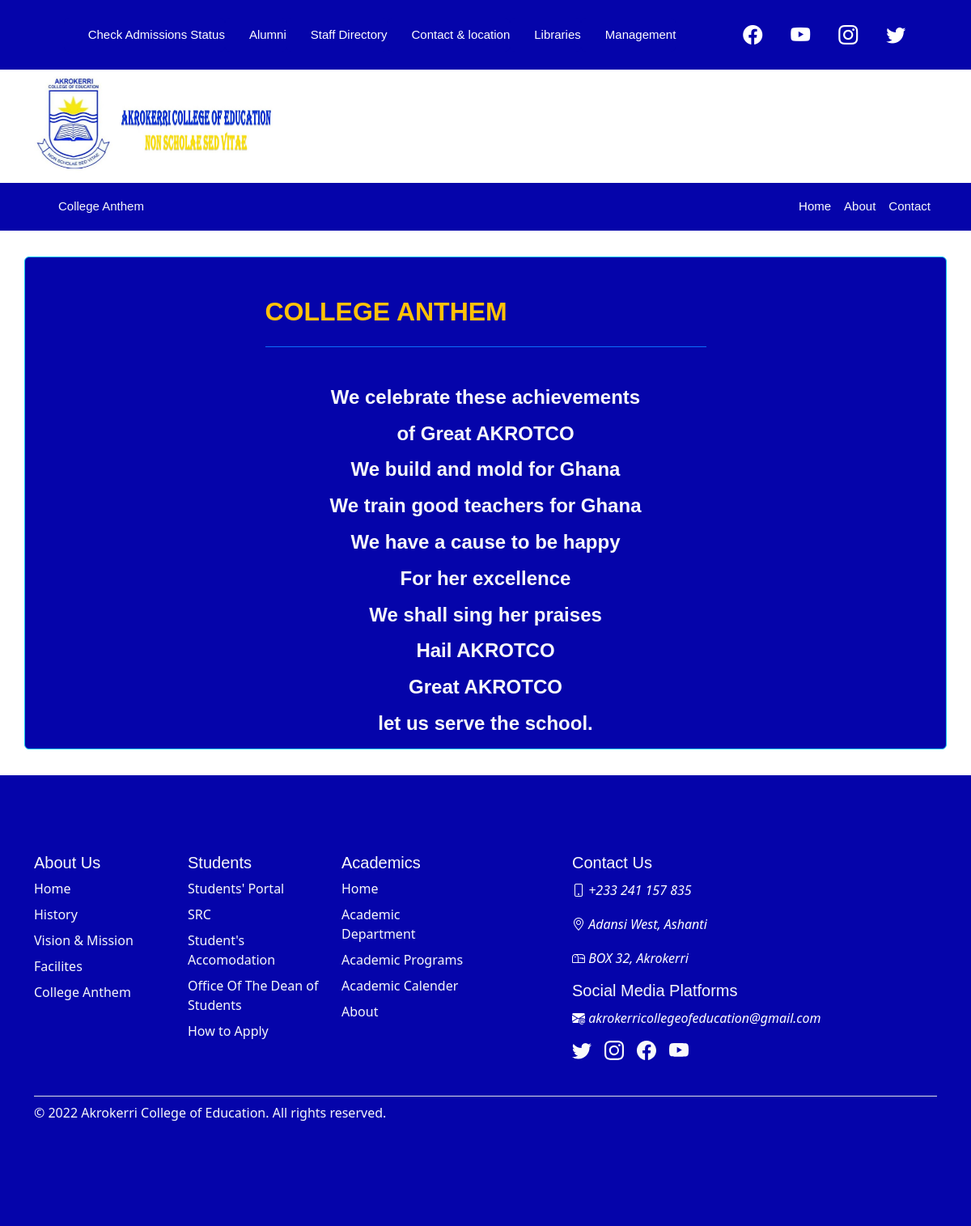
Page /main/anthem on the committed database.
### main/models.py (models this page shows)
class Anthem(models.Model):
    header =models.CharField(max_length=100, null=False, blank=False)
    detail = HTMLField(null=False, blank=False)

### main/views.py (the view)
def anthem(request, *args, **kwargs):
    college_anthem = Anthem.objects.filter(pk=1)[:1].get()
    context = {
        "anthem":college_anthem
    }
    return render(request, 'about/anthem.html',context)

### main/templates/about/anthem.html (shortened to what this page needs)
{% extends 'base.html' %}
{% load static %}
{% block content %}
{% include "home/header.html" %}
 <nav class="navbar navbar-expand-lg navbar-dark bg-col " aria-label="Twelfth navbar example">
    <div class="container">
        <a class="navbar-brand text-light" href="#!">College Anthem</a>
        <div class="collapse navbar-collapse" id="navbarSupportedContent">
            <ul class="navbar-nav ms-auto mb-2 mb-lg-0">
                <li class="nav-item"><a class="nav-link active" aria-current="page" href="#!">Home</a></li>
                <li class="nav-item"><a class="nav-link text-light" href="#!">About</a></li>
                <li class="nav-item"><a class="nav-link text-light" href="#!">Contact</a></li>
            </ul>
        </div>
    </div>
</nav>
<section class="py-3">
    <div class="container my-3">
        <div class="row justify-content-center border border-info bg-col bg-opacity-20 rounded">
            <div class="col-lg-6">
                <h2 class="fw-bold text-warning border-primary border-bottom py-4 my-4">{{anthem.header}}</h2>
                <h5 class=" text-light fs-4 mt-5">{{anthem.detail|safe}}</h5>
            </div>
        </div>
    </div>
</section>
{% endblock content %}

### main/static/desk.css (style rules this page uses)
section { padding: 60px 0; overflow: hidden; }

### main/templates/home/head.html (style rules this page uses)
body { padding-top: 0rem; padding-bottom: 0rem; color: #5a5a5a; }
.nav-link { display: block; padding: var(--bs-nav-link-padding-y) var(--bs-nav-link-padding-x); font-size: var(--bs-nav-link-font-size); font-weight: var(--bs-nav-link-font-weight); color: #0504aa; text-decoration: none; transition: color .15s ease-in-out,background-color .15s ease-in-out,border-color .15s ease-in-out; }
.bg-col { background-color: #0504aa; }
a { color: #0504aa;; text-decoration: none; }
h1, h2, h3, h4, h5, h6 { font-family: "Raleway", sans-serif; }
.navbar ul { align-items: center; }
.navbar a, .navbar a:focus { display: flex; align-items: center; justify-content: space-between; padding: 10px 0 10px 30px; font-family: "Poppins", sans-serif; font-size: 15px; font-weight: 500; color: #37423b; white-space: nowrap; transition: 0.3s; }
.navbar a:hover, .navbar .active, .navbar .active:focus, .navbar li:hover>a { color: #5fcf80; }

### rows in the picture
Anthem: header "COLLEGE ANTHEM", detail "We celebrate these achievements of Great AKROTCO We build and mold for Ghana We train good teachers for Ghana We have a cause to be happy For her excellence We shall sing her praises Hail AKROTCO Great AKROTCO let us serve the school."
